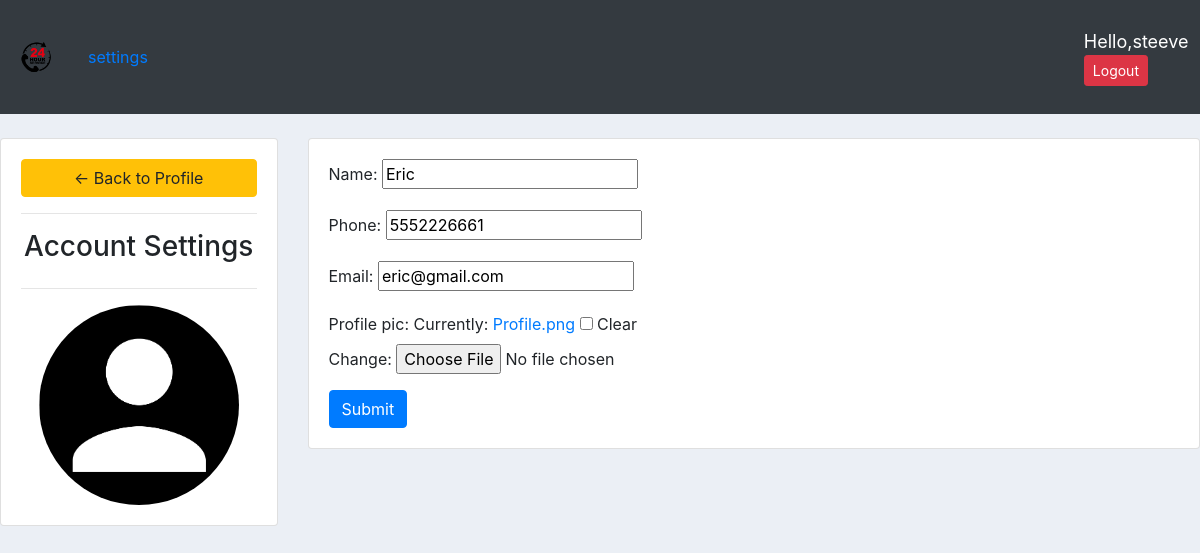
/account/ (signed in), run on the app's committed database.
### accounts/models.py (models this page shows, shortened)
class Customer(models.Model):
    user = models.OneToOneField(User,blank=True, null=True, on_delete=models.CASCADE)
    name = models.CharField(max_length=100,null=True)
    phone = models.CharField(max_length=200,null=True)
    Email = models.EmailField(max_length=200, null=True)
    profile_pic = models.ImageField(default='Profile.png',null=True, blank=True)
    date_created = models.DateTimeField(auto_now_add=True, null=True)

### accounts/decorators.py (the view)
        def wrapper_func(request, *args, **kwargs):
            group = None
            if request.user.groups.exists():
                group = request.user.groups.all()[0].name
            if group in allowed_roles:
                return view_func(request, *args, **kwargs)
            else:
                return HttpResponse("You are not authorized to view this page")

### accounts/forms.py
class CustomerForm(forms.ModelForm):
    class Meta:
        model = Customer
        fields = '__all__'
        exclude = ['user']

### accounts/views.py (called while the page is built)
@login_required(login_url='login')
@allowed_users(allowed_roles=['customer'])
def accountSettings(request):
    customer = request.user.customer
    form = CustomerForm(instance=customer)
    if request.method == 'POST':
        form = CustomerForm(request.POST, request.FILES, instance=customer)
        if form.is_valid():
            form.save()
    context = {'form': form}
    return render(request, 'accounts/accounts_settings.html', context)

### accounts/templates/accounts/accounts_settings.html (shortened to what this page needs)
{%  extends 'accounts/main.html' %}
{% load static %}
{% block content %}
<br>
<div class="row">
	<div class="col-md-3">
		<div class="card card-body">
			<a class="btn btn-warning" href="{% url 'home' %}"> &#8592; Back to Profile</a>
			<hr>
			<h3 style="text-align: center">Account Settings</h3>
			<hr>
			<img class="profile-pic" src="{{ request.user.customer.profile_pic.url }}" >
		</div>
	</div>
	<div class="col-md-9">
		<div class="card card-body">
			<form method="POST" action="" enctype="multipart/form-data">
				{{ form.as_p }}
			<input class="btn btn-primary" type="submit" name="Update Information">
			</form>
		</div>
	</div>
</div>
{% endblock %}

### accounts/templates/accounts/navbar.html (shortened to what this page needs)
{% load static %}
<nav class="navbar navbar-expand-lg navbar-dark bg-dark">
    <a class="navbar-brand" href="/"><img src="{% static 'images/logo.png' %}" id="image" style="width: 40px; height:40px"></a>
    {% if request.user.is_staff %}
    <div class="collapse navbar-collapse" id="navbarNavAltMarkup">
      <div class="navbar-nav">
        <a class="nav-item nav-link active" href="{% url 'home' %}">Dashboard </a>
        <a class="nav-item nav-link" href="{% url 'products' %}">Products</a>
    {% else %}
        <a class="nav-item nav-link active" href="{% url 'account'%}">settings </a>
    {% endif %}
    <div class="user">
      <span>Hello,{{ user }}</span>
      <span><a href="{% url 'logout' %}" class="btn btn-sm btn-danger">Logout</a></span>
    </div>
  </nav>

### static/css/style.css (style rules this page uses)
body { background-color: #ebeff5; }
#image { width: 40px; height: 40px; }

### accounts/templates/accounts/navbar.html (style rules this page uses)
.user { color: #fff; font-size:18px; box-sizing: border-box; margin:20px; padding: 0 0 0 900px; }

### accounts/templates/accounts/accounts_settings.html (style rules this page uses)
.profile-pic { max-width: 200px; max-height:200px; margin: 0 auto; border-radius: 50%; }

### data on the page
Customer: name "Eric", phone "5552226661", Email "eric@gmail.com"

### other printed values
{{ user }} "steeve"
